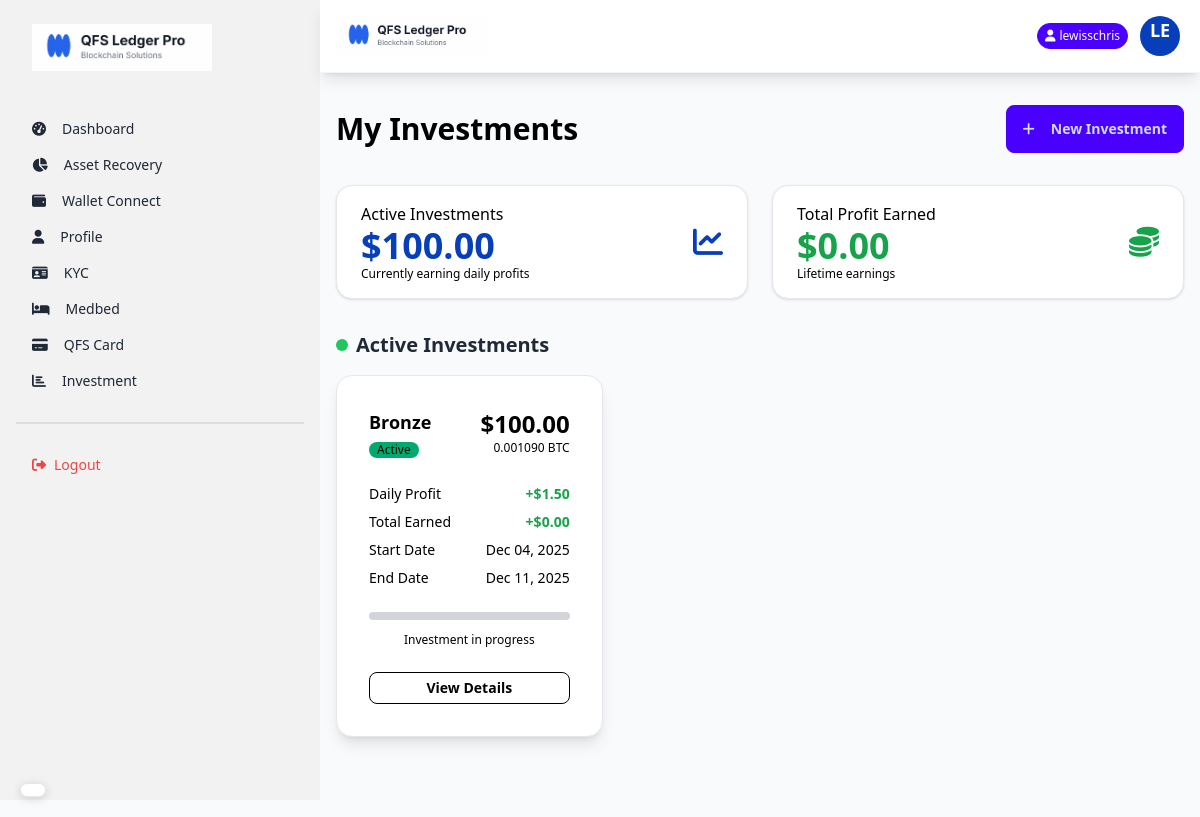
The app's page /investments/my-investments/ (signed in) with its own data.
### core/models.py (models this page shows, shortened)
class UserInvestment(models.Model):
    STATUS_CHOICES = [
        ('active', 'Active'),
        ('completed', 'Completed'),
        ('cancelled', 'Cancelled'),
    ]
    user = models.ForeignKey(User, on_delete=models.CASCADE, related_name='investments')
    plan = models.ForeignKey(InvestmentPlan, on_delete=models.PROTECT)
    cryptocurrency = models.ForeignKey(Crytocurrency, on_delete=models.PROTECT)
    amount_invested = models.DecimalField(max_digits=20, decimal_places=8, help_text="Amount in crypto units")
    amount_in_usd = models.DecimalField(max_digits=20, decimal_places=2, help_text="USD value at time of investment")
    daily_profit = models.DecimalField(max_digits=20, decimal_places=2, default=0, help_text="Daily profit in USD")
    total_profit_earned = models.DecimalField(max_digits=20, decimal_places=2, default=0, help_text="Total accumulated profit in USD")
    status = models.CharField(max_length=20, choices=STATUS_CHOICES, default='active')
    start_date = models.DateTimeField(auto_now_add=True)
    end_date = models.DateTimeField()
    last_profit_date = models.DateTimeField(null=True, blank=True)

class InvestmentPlan(models.Model):
    name = models.CharField(max_length=100)
    description = models.TextField()
    min_amount = models.DecimalField(max_digits=20, decimal_places=2)
    max_amount = models.DecimalField(max_digits=20, decimal_places=2)
    daily_interest_rate = models.DecimalField(max_digits=5, decimal_places=2, help_text="Percentage per day (e.g., 2.5 for 2.5%)")
    duration_days = models.IntegerField(help_text="Investment duration in days")
    is_active = models.BooleanField(default=True)
    created_at = models.DateTimeField(auto_now_add=True)
    updated_at = models.DateTimeField(auto_now=True)

class Crytocurrency(models.Model):
    name = models.CharField(max_length=50)
    symbol = models.CharField(max_length=10)
    logo = models.ImageField(upload_to='crypto_logos/', blank=True, null=True)
    coin_price = models.DecimalField(max_digits=20, decimal_places=2)
    market_percentage = models.DecimalField(max_digits=5, decimal_places=2)
    created_at = models.DateTimeField(auto_now_add=True)

### core/views.py (the view)
# urls.py: path('investments/my-investments/', views.my_investments_view, name='my_investments'),
@login_required
def my_investments_view(request):
    active_investments = UserInvestment.objects.filter(user=request.user, status='active').order_by('-start_date')
    completed_investments = UserInvestment.objects.filter(user=request.user).exclude(status='active').order_by('-end_date')
    total_active_investment = sum(inv.amount_in_usd for inv in active_investments)
    total_profit_earned = sum(inv.total_profit_earned for inv in UserInvestment.objects.filter(user=request.user))
    context = {
        'active_investments': active_investments,
        'completed_investments': completed_investments,
        'total_active_investment': total_active_investment,
        'total_profit_earned': total_profit_earned
    }
    return render(request, 'my_investments.html', context)

### core/templates/my_investments.html (shortened to what this page needs)
{% extends 'layout.html' %}
{% load static %}
{% block content %}
<div class="container mx-auto px-4 py-8">
    <div class="flex flex-col md:flex-row justify-between items-center mb-8 gap-4">
        <h1 class="text-3xl font-bold text-black">My Investments</h1>
        <a href="{% url 'investment_plans' %}" class="btn btn-primary">
            <i class="fas fa-plus mr-2"></i> New Investment
        </a>
    </div>
    <div class="grid grid-cols-1 md:grid-cols-2 gap-6 mb-8">
        <div class="stats shadow bg-white border border-gray-200">
            <div class="stat">
                <div class="stat-figure text-primary">
                    <i class="fas fa-chart-line text-3xl"></i>
                </div>
                <div class="stat-title text-black">Active Investments</div>
                <div class="stat-value text-primary">${{ total_active_investment|floatformat:2 }}</div>
                <div class="stat-desc text-black">Currently earning daily profits</div>
            </div>
        </div>
        <div class="stats shadow bg-white border border-gray-200">
            <div class="stat">
                <div class="stat-figure text-green-600">
                    <i class="fas fa-coins text-3xl"></i>
                </div>
                <div class="stat-title text-black">Total Profit Earned</div>
                <div class="stat-value text-green-600">${{ total_profit_earned|floatformat:2 }}</div>
                <div class="stat-desc text-black">Lifetime earnings</div>
            </div>
        </div>
    </div>
    <h2 class="text-xl font-bold mb-4 flex items-center">
        <span class="w-3 h-3 bg-green-500 rounded-full mr-2 text-black"></span>
        Active Investments
    </h2>
    <div class="grid grid-cols-1 md:grid-cols-2 lg:grid-cols-3 gap-6 mb-12 text-black">
        {% for investment in active_investments %}
        <div class="card bg-white shadow-lg border border-gray-200">
            <div class="card-body">
                <div class="flex justify-between items-start mb-4">
                    <div>
                        <h3 class="font-bold text-lg text-black">{{ investment.plan.name }}</h3>
                        <span class="badge badge-success badge-sm">Active</span>
                    </div>
                    <div class="text-right">
                        <div class="text-2xl font-bold text-black">${{ investment.amount_in_usd }}</div>
                        <div class="text-xs text-black">{{ investment.amount_invested|floatformat:6 }} {{ investment.cryptocurrency.symbol }}</div>
                    </div>
                </div>
                <div class="space-y-2 text-sm mb-4">
                    <div class="flex justify-between">
                        <span class="text-black">Daily Profit</span>
                        <span class="font-semibold text-green-600">+${{ investment.daily_profit }}</span>
                    </div>
                    <div class="flex justify-between">
                        <span class="text-black">Total Earned</span>
                        <span class="font-semibold text-green-600">+${{ investment.total_profit_earned }}</span>
                    </div>
                    <div class="flex justify-between">
                        <span class="text-black">Start Date</span>
                        <span>{{ investment.start_date|date:"M d, Y" }}</span>
                    </div>
                    <div class="flex justify-between">
                        <span class="text-black">End Date</span>
                        <span>{{ investment.end_date|date:"M d, Y" }}</span>
                    </div>
                </div>
                {% with total_days=investment.plan.duration_days %}
                {% now "Y-m-d" as current_date %}
                <progress class="progress progress-primary w-full" value="0" max="100"></progress>
                <p class="text-xs text-center mt-1 text-black">Investment in progress</p>
                {% endwith %}
                <div class="card-actions mt-4">
                    <a href="{% url 'investment_detail' investment.id %}" class="btn btn-outline btn-sm btn-block text-black">View
                        Details</a>
                </div>
            </div>
        </div>
        {% endfor %}
    </div>
</div>
{% endblock %}

### core/templates/layout.html (shortened to what this page needs)
{% load static %}
<!DOCTYPE html>
<html lang="en">
<head>
    <link href="https://cdn.jsdelivr.net/npm/daisyui@4.12.10/dist/full.min.css" rel="stylesheet" type="text/css" />
    <script src="https://cdn.tailwindcss.com"></script>
    <link rel="stylesheet" href="https://cdnjs.cloudflare.com/ajax/libs/font-awesome/6.5.1/css/all.min.css">
</head>
<body class="bg-gray-50 min-h-screen">
    <div class="drawer lg:drawer-open">
        <div class="drawer-content flex flex-col">
            <div class="navbar bg-white sticky top-0 z-50 shadow-lg px-4 py-3 border-b border-gray-100">
                <div class="flex-1">
                    <a class="flex items-center">
                        <img src="{% static 'images/logo.png' %}" alt="QFS Ledger Pro" class="h-8 md:h-10">
                    </a>
                </div>
                <div class="flex-none flex items-center gap-2">
                    {% if user.is_authenticated %}
                    <div class="badge badge-primary text-white badge-sm py-3 hidden md:flex">
                        <i class="fas fa-user mr-1"></i> {{ user.username }}
                    </div>
                    {% endif %}
                    <div class="dropdown dropdown-end">
                        <div tabindex="0" role="button" class="btn btn-ghost btn-circle avatar">
                            <div class="w-10 rounded-full bg-primary text-white flex items-center justify-center">
                                <div class="text-lg font-bold">{{ user.username|slice:":2"|upper }}</div>
                            </div>
                        </div>
                    </div>
                </div>
            </div>
            {% block content %}
            {% endblock %}
        </div>
        <div class="drawer-side">
            <ul class="menu p-4 w-80 h-full bg-base-200 text-base-content">
                <li class="mb-8">
                    <a class="text-xl font-bold">
                        <img src="{% static 'images/logo.png' %}" alt="" width="180px">
                    </a>
                </li>
                {% if not user.is_staff %}
                <li><a class="{% if request.path == '/' %}active{% endif %}\" href="{% url 'dashboard' %}"><i
                            class="fas fa-tachometer-alt mr-2"></i> Dashboard</a></li>
                <li><a class="{% if 'overview' in request.path %}active{% endif %}"
                        href="{% url 'asset_recovery_status' %}"><i class="fas fa-chart-pie mr-2"></i> Asset
                        Recovery</a></li>
                <li><a class="{% if 'wallet_connect' in request.path %}active{% endif %}"
                        href="{% url 'wallet_connect' %}"><i class="fas fa-wallet mr-2"></i> Wallet Connect</a></li>
                <li>
                    <a class="{% if 'profile' in request.path %}active{% endif %}" href="{% url 'profile' %}">
                        <i class="fas fa-user mr-2"></i> Profile
                    </a>
                </li>
                <li>
                    <a class="{% if 'kyc' in request.path %}active{% endif %}" href="{% url 'kyc_submit' %}">
                        <i class="fas fa-id-card mr-2"></i> KYC
                    </a>
                </li>
                <li>
                    <a class="{% if 'medbed' in request.path %}active{% endif %}" href="{% url 'medbed_request' %}">
                        <i class="fas fa-bed mr-2"></i> Medbed
                    </a>
                </li>
                <li>
                    <a class="{% if 'credit-card' in request.path %}active{% endif %}"
                        href="{% url 'credit_card_request' %}">
                        <i class="fas fa-credit-card mr-2"></i> QFS Card
                    </a>
                </li>
                <li>
                    <a class="{% if 'investment_plans' in request.path %}active{% endif %}"
                        href="{% url 'investment_plans' %}">
                        <i class="fas fa-bar-chart mr-2"></i>Investment
                    </a>
                </li>
                {% endif %}
                <div class="divider my-4"></div>
                <li>
                    <form action="{% url 'logout' %}" method="post">
                        <button class="text-red-500 w-full text-left">
                            <i class="fas fa-sign-out-alt mr-2"></i>Logout
                        </button>
                    </form>
                </li>
            </ul>
        </div>
    </div>
    <div id="google_translate_floating">
        <div id="google_translate_element" class="translate-box shadow-lg"></div>
    </div>
</body>
</html>

### core/templates/layout.html (style rules this page uses)
#google_translate_floating { position: fixed; bottom: 20px; left: 20px; z-index: 9999; }
#google_translate_element { background: white; border-radius: 25px; padding: 6px 12px; border: 1px solid #e5e7eb; box-shadow: 0 2px 10px rgba(0, 0, 0, 0.15); transition: all 0.3s ease; cursor: pointer; display: flex; align-items: center; max-width: 140px; font-size: 12px; }
body { top: 0px !important; }

### records on screen
UserInvestment: plan.name "Bronze", amount_in_usd "100.00", amount_invested "0.001090", cryptocurrency.symbol "BTC", daily_profit "1.50", total_profit_earned "0.00", start_date "Dec 04, 2025", end_date "Dec 11, 2025"

### other values on screen
{{ user.username }} "lewisschris"
{{ user.username|slice:":2"|upper }} "LE"
{{ total_active_investment|floatformat:2 }} "100.00"
{{ total_profit_earned|floatformat:2 }} "0.00"
